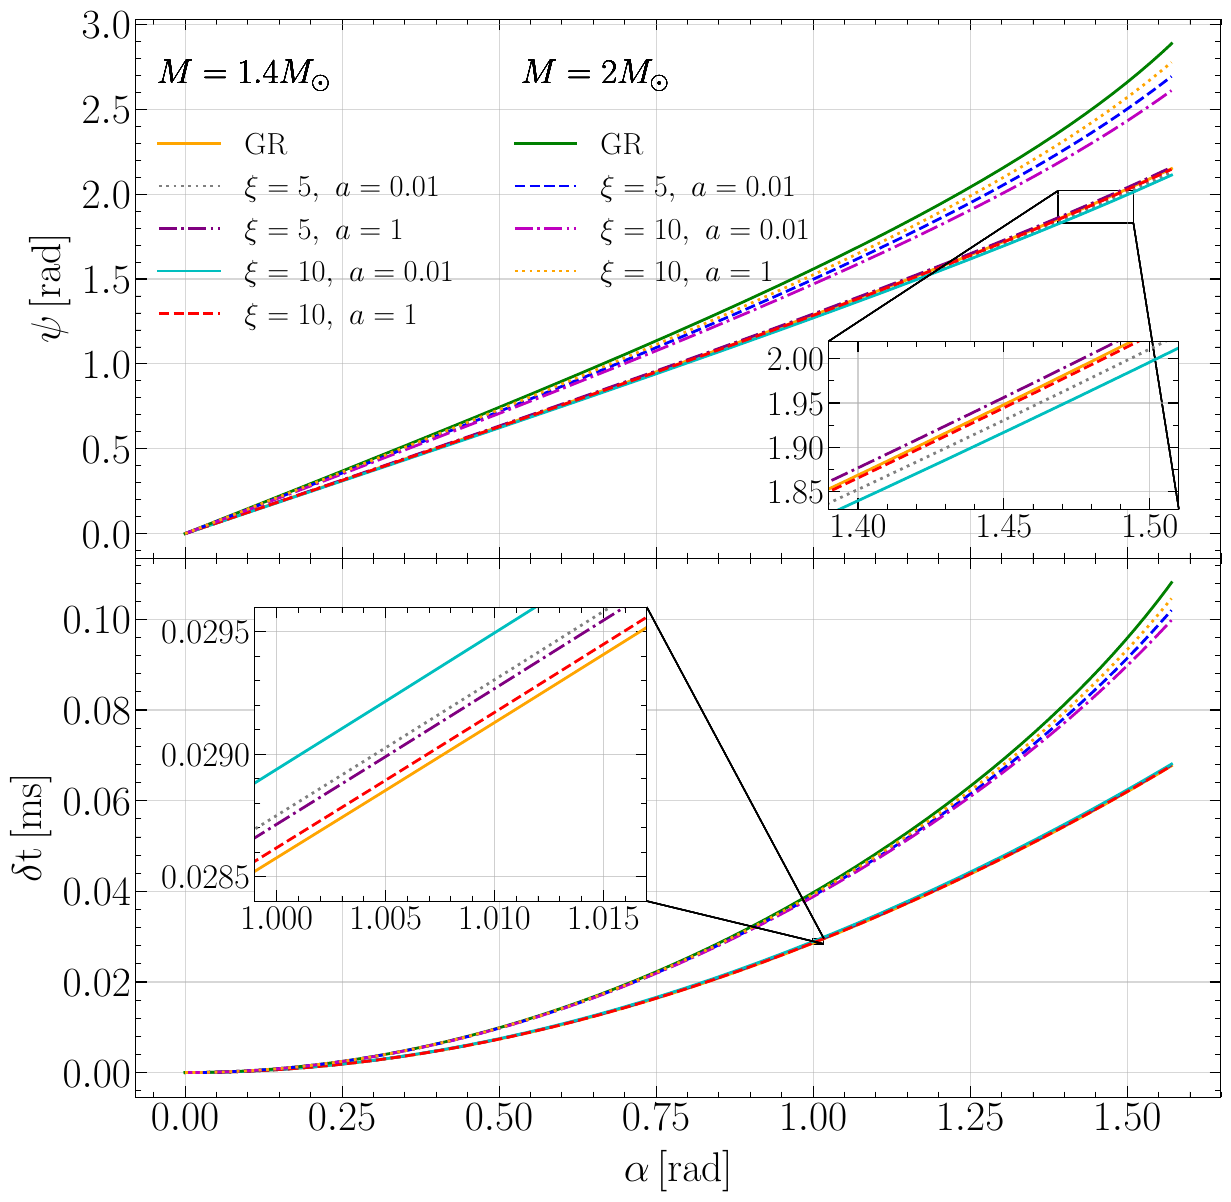

Write Python code to recreate this figure.
import numpy as np
import matplotlib.pyplot as plt
import numpy as np
import matplotlib.pyplot as plt
from numpy import log10 as lg
from numpy import pi as pi
from scipy.interpolate import interp1d as sp_interp1d
from scipy.interpolate import splrep,splev
from scipy.integrate import odeint
from scipy.integrate import ode
import warnings
import timeit
import scipy.optimize as opt
from matplotlib import cm
from astropy import constants as const
from astropy import units as u
from mpl_toolkits.axes_grid1.inset_locator import zoomed_inset_axes
from mpl_toolkits.axes_grid1.inset_locator import mark_inset
G=const.G.cgs.value
c=const.c.cgs.value
Ms=const.M_sun.cgs.value
hbar=const.hbar.cgs.value
m_n=const.m_n.cgs.value
km=10**5

import matplotlib.font_manager as font_manager

plt.rcParams['xtick.labelsize'] = 25
plt.rcParams['ytick.labelsize'] = 25
plt.rcParams['xtick.direction'] = 'in'
plt.rcParams['ytick.direction'] = 'in'
plt.rcParams['xtick.major.size'] = 8
plt.rcParams['ytick.major.size'] = 8
plt.rcParams['xtick.minor.size'] = 4
plt.rcParams['ytick.minor.size'] = 4
plt.rcParams['xtick.top'] = True
plt.rcParams['ytick.right'] = True
plt.rcParams['axes.labelpad'] = 8.0
plt.rcParams['figure.constrained_layout.h_pad'] = 0
plt.rcParams['text.usetex'] = True
plt.rc('text', usetex=True)
plt.rcParams['font.sans-serif'] = ['Times New Roman']
plt.tick_params(axis='both', which='minor', labelsize=18)
import matplotlib.ticker
from matplotlib.ticker import (MultipleLocator, FormatStrFormatter,
                               AutoMinorLocator)

names= ['m14_0','m14_5_001', 'm14_5_1','m14_10_001', 'm14_10_1','m20_0','m20_5_001','m20_10_001', 'm20_10_1']
# colors = ['c', 'g', 'r', 'm', 'orange',  'y', 'grey','purple','b']
colors=['orange', 'grey','purple','c','r', 'g', 'b', 'm', 'orange']
linestyle=['-', ':', '-.', '-', '--' ,'-' ,'--' , '-.' ,':']
labels=[r'\rm GR',r'$\xi=5,\,\, a=0.01$', r'$\xi=5,\,\, a=1$',r'$\xi=10,\,\, a=0.01$',r'$\xi=10,\,\, a=1$',r'\rm GR',r'$\xi=5,\,\, a=0.01$',
        r'$\xi=10,\,\, a=0.01$',r'$\xi=10,\,\, a=1$']
fig, (ax1,ax2) = plt.subplots(2, 1,figsize=(14,14),sharex=True, sharey=False)
plt.subplots_adjust(hspace=0.0)
import matplotlib.font_manager as font_manager
font = font_manager.FontProperties(family='Times New Roman', weight='bold', style='normal', size=25)
ax1.yaxis.set_minor_locator(MultipleLocator(0.1))
ax2.yaxis.set_minor_locator(MultipleLocator(0.02/5))
ax1.xaxis.set_minor_locator(MultipleLocator(0.05))

for j in range(len(names)):
    
    data1 = np.genfromtxt('data/'+'geo_ap4_' +names[j]+ '.txt')
    alpha=data1[:,0]
    psi=data1[:,1]
    deltat=data1[:,2]*10*km/c*1000
    ax1.plot(alpha,psi, color=colors[j], linewidth=2,linestyle=linestyle[j],label=labels[j])
    ax2.plot(alpha,deltat, color=colors[j], linewidth=2,linestyle=linestyle[j])
    ax1.grid(alpha=0.5)
    ax2.grid(alpha=0.5)
    ax1.set_ylabel(r'$\rm \psi\, [\rm rad]$', fontsize=30)
    ax2.set_ylabel(r'$\rm \delta t\, [\rm ms]$', fontsize=30)
    ax2.set_xlabel(r'$\rm \alpha \,[\rm rad]$', fontsize=30)
    ax1.tick_params(labelsize=30)
    ax2.tick_params(labelsize=30)
    ax1.set_yticks([0,0.5, 1.0, 1.5, 2.0, 2.5,3])
    ax1.legend(fontsize=22,ncol=2,frameon=False, loc=(0.01,0.4))
    
    sub_axes = plt.axes([0.62, .53, .25, .12]) 
    if j<=4:
        sub_axes.plot(alpha,psi,linewidth=2, color=colors[j],linestyle=linestyle[j]) 
        sub_axes.set_ylim(1.83,2.02)
        sub_axes.set_xlim(1.39,1.51)
        sub_axes.set_yticks([1.85,1.9,1.95,2.0])
        sub_axes.grid(alpha=0.6)
        sub_axes.yaxis.set_minor_locator(MultipleLocator(0.05/2))
        sub_axes.xaxis.set_minor_locator(MultipleLocator(0.05/5))
        mark_inset(ax1, sub_axes, loc1=2, loc2=4)
        
    sub_axes = plt.axes([0.21, .25, .28, .21]) 
    if j<=4:
        sub_axes.plot(alpha,deltat,linewidth=2, color=colors[j],linestyle=linestyle[j]) 
        sub_axes.set_ylim(0.0284,0.0296)
        sub_axes.set_xlim(0.999,1.017)
        sub_axes.set_xticks([1,1.005,1.01,1.015])
#         sub_axes.set_yticks([1.85,1.9,1.95,2.0])
        sub_axes.grid(alpha=0.6)
        sub_axes.yaxis.set_minor_locator(MultipleLocator(0.0005/5))
        sub_axes.xaxis.set_minor_locator(MultipleLocator(0.005/5))
        mark_inset(ax2, sub_axes, loc1=1, loc2=4)
    fig.text(0.14, 0.83, '$M=1.4M_{\odot}$' ,fontsize=25)
    fig.text(0.4, 0.83, '$M=2M_{\odot}$' ,fontsize=25)
            
plt.savefig("geometry.pdf", format='pdf', bbox_inches="tight")
plt.show()